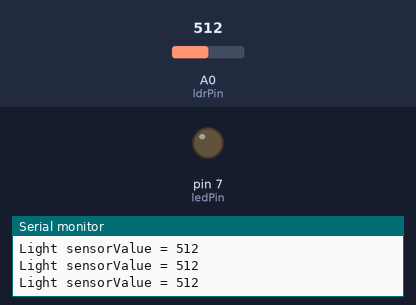
Bench run of a sketch on a simulated Arduino Uno, built with avr-gcc and run on an emulated ATmega328P. Shown: output pins drawn as LEDs (lit = HIGH), the last lines printed to the serial monitor. Inputs (shaded band) come from the test bench; at power-on: A0 (ldrPin) = 512.

Above: at 1.2 s.
1.3 s: A0 (ldrPin) set to 52
2.8 s: A0 (ldrPin) set to 44
At 4.0 s:
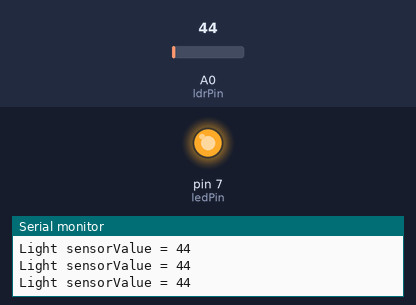
4.3 s: A0 (ldrPin) set to 60
At 5.2 s:
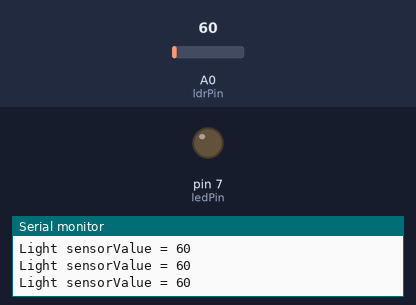
7.3 s: A0 (ldrPin) set to 40
At 8.5 s:
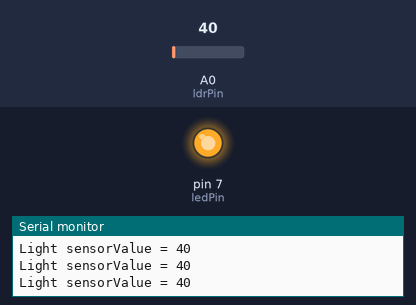
Timing chart, 0 to 10.3 s (numbered marks = the images above; inputs shaded):
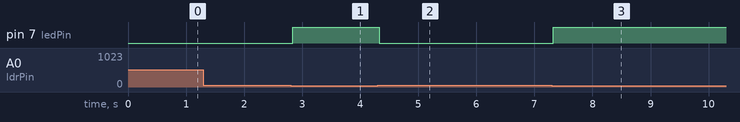

Measured:
- the behaviour switches between 50 and 49 on A0 (ldrPin) (found by bisection; images 0 and 1)
- after the input at 2.8 s, pin 7 (ledPin): LOW → HIGH at once
- after the input at 4.3 s, pin 7 (ledPin): HIGH → LOW at once
- after the input at 7.3 s, pin 7 (ledPin): LOW → HIGH at once

The sketch:

regldr.ino
```cpp
//Defining Pins
#define ledPin 7      // Digital pin
#define ldrPin A0      // Analog pin
/*Defining Registers */
#define ADMUX_REG 0x7C  // ADC Multiplexer Selection Register
#define ADCSRA_REG 0x7A // ADC Control and Status Register A
#define ADCL_REG 0x78   // ADC Low Byte Result Register
#define ADCH_REG 0x79   // ADC High Byte Result Register

void setup() {
  Serial.begin(9600);
  DDRD |= (1 << DDD7); // Using DDRD register (Digital Pin 7 corresponds to PD7)
  ADMUX = (1 << REFS0);   // Configure ADC reference voltage
  ADCSRA = (1 << ADPS2) | (1 << ADPS1) | (1 << ADPS0); // Configure ADC clock prescaler (prescaler of 128 for 16MHz clock)
  ADCSRA |= (1 << ADEN);  // Enable ADC
}

void loop() {
  uint16_t ldrValue = analogRead(ldrPin);  //To read ldr values
  //To print ldr value
  Serial.println("");
  Serial.print("Light sensor");
  Serial.print("Value = ");
  Serial.print(ldrValue);
  // If LDR value is below a certain threshold, turn on the LED
  if (ldrValue < 50) {
    PORTD |= (1 << PORTD7); // Set LED pin HIGH
  } else {
    PORTD &= ~(1 << PORTD7); // Set LED pin LOW
  }
}
```

LDR_CODE.c
```cpp
//Defining Pins
#define ledPin 7      // Digital pin
#define ldrPin A0      // Analog pin
/*Defining Registers */
#define ADMUX_REG 0x7C  // ADC Multiplexer Selection Register
#define ADCSRA_REG 0x7A // ADC Control and Status Register A
#define ADCL_REG 0x78   // ADC Low Byte Result Register
#define ADCH_REG 0x79   // ADC High Byte Result Register

void setup() {
  Serial.begin(9600);
  DDRD |= (1 << DDD7); // Using DDRD register (Digital Pin 7 corresponds to PD7)
  ADMUX = (1 << REFS0);   // Configure ADC reference voltage
  ADCSRA = (1 << ADPS2) | (1 << ADPS1) | (1 << ADPS0); // Configure ADC clock prescaler (prescaler of 128 for 16MHz clock)
  ADCSRA |= (1 << ADEN);  // Enable ADC
}

void loop() {
  uint16_t ldrValue = analogRead(ldrPin);  //To read ldr values
  //To print ldr value
  Serial.println("");
  Serial.print("Light sensor");
  Serial.print("Value = ");
  Serial.print(ldrValue);
  // If LDR value is below a certain threshold, turn on the LED
  if (ldrValue < 50) {
    PORTD |= (1 << PORTD7); // Set LED pin HIGH
  } else {
    PORTD &= ~(1 << PORTD7); // Set LED pin LOW
  }
}
```
